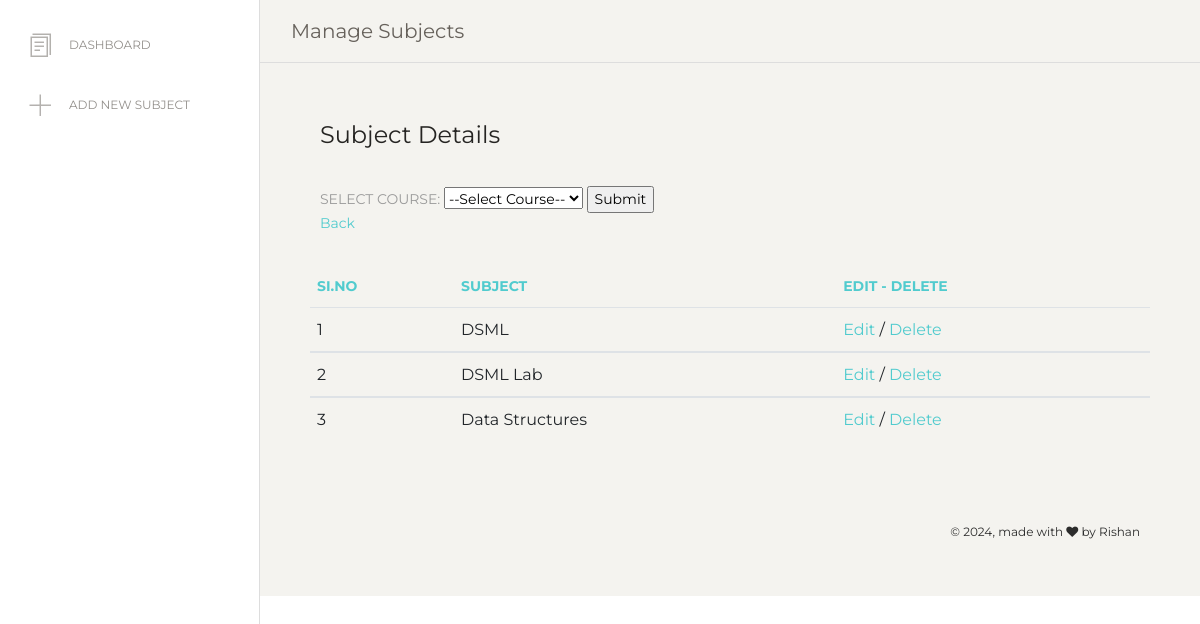
Screenshot of /subject_search (signed in) with the database file from the repository.
### COLLEGE_APP/models.py (models this page shows)
class subject(models.Model):
    subject_name = models.CharField(max_length=30)
    COURSE_ID = models.ForeignKey(courses, on_delete=models.CASCADE)

### COLLEGE_APP/views.py (the view)
# urls.py: path('subject_search', views.subject_search),
@login_required(login_url='/')
def subject_search(request):
    course_id = request.POST.get('course_id')
    if course_id:
        subjects_details = subject.objects.filter(COURSE_ID=course_id)
    else:
        subjects_details = subject.objects.all()  # or handle no selection case as needed
    courses_list = courses.objects.all()
    return render(request, 'staff/manage_subjects.html', {'subjects_details': subjects_details, 'courses_list': courses_list})

### templates/staff/manage_subjects.html (shortened to what this page needs)
{% load static %}
<html lang="en">
<head>
  <link href="https://maxcdn.bootstrapcdn.com/font-awesome/latest/css/font-awesome.min.css" rel="stylesheet">
  <link href="/static/Admin_Panel/assets/css/bootstrap.min.css" rel="stylesheet" />
  <link href="/static/Admin_Panel/assets/css/paper-dashboard.css?v=2.0.1" rel="stylesheet" />
  <link href="/static/Admin_Panel/assets/demo/demo.css" rel="stylesheet" />
</head>
<body class="">
  <div class="wrapper ">
    <div class="sidebar" data-color="white" data-active-color="danger">
      <div class="sidebar-wrapper">
        <ul class="nav">
          <li>
            <a href="staff_home">
              <i class="nc-icon nc-single-copy-04"></i>
              <p>Dashboard</p>
            </a>
          </li>
          <li>
            <a href="add_subject">
              <i class="nc-icon nc-simple-add"></i>
              <p>Add New Subject</p>
            </a>
          </li>
        </ul>
      </div>
    </div>
    <div class="main-panel">
      <nav class="navbar navbar-expand-lg navbar-absolute fixed-top navbar-transparent">
        <div class="container-fluid">
          <div class="navbar-wrapper">
            <a class="navbar-brand">Manage Subjects</a>
          </div>
          <div class="collapse navbar-collapse justify-content-end" id="navigation">
          </div>
        </div>
      </nav>
      <div class="content">
        <div class="row">
          <div class="col-md-12">
          <div class="col-md-12">
            <div class="card card-plain">
              <div class="card-header">
                <h4 class="card-title"> Subject Details</h4>
                <p class="card-category">
                    <br>SELECT COURSE:
    <select name="course_id">
        <option value="">--Select Course--</option>
    </select>    <input type="submit" value="Submit" /> <br>
                <a href="staff_manage_subjects">Back</a>
                </p>
              </div>
              <div class="card-body">
                <div class="table-responsive">
                  <table class="table">
                    <thead class=" text-primary">
                      <th>Si.No</th>
                      <th>Subject</th>
                      <th>Edit - Delete</th>
                    </thead>
                    <tbody>
                      <tr>{% for subjects in subjects_details %}
                         <td> {{ forloop.counter }} </td>
                         <td> {{ subjects.subject_name }}&nbsp;</td>
                         <td>
                <a href="edit_subject/{{ subjects.id }}">Edit</a> /
                <a href="delete_subject/{{ subjects.id }}">Delete</a>
            </td></tr>
                    </tbody>
                      {% endfor %}
                  </table>
                </div>
              </div>
            </div>
          </div>
        </div>
      </div>
      <footer class="footer footer-black  footer-white ">
        <div class="container-fluid">
          <div class="row">
            <nav class="footer-nav">
            </nav>
            <div class="credits ml-auto">
              <span class="copyright">
                © , made with <i class="fa fa-heart heart"></i> by Rishan
              </span>
            </div>
          </div>
        </div>
      </footer>
    </div>
  </div>
</body>
</html>

### rows the page displays
subject: subject_name "DSML"
subject: subject_name "DSML Lab"
subject: subject_name "Data Structures"
